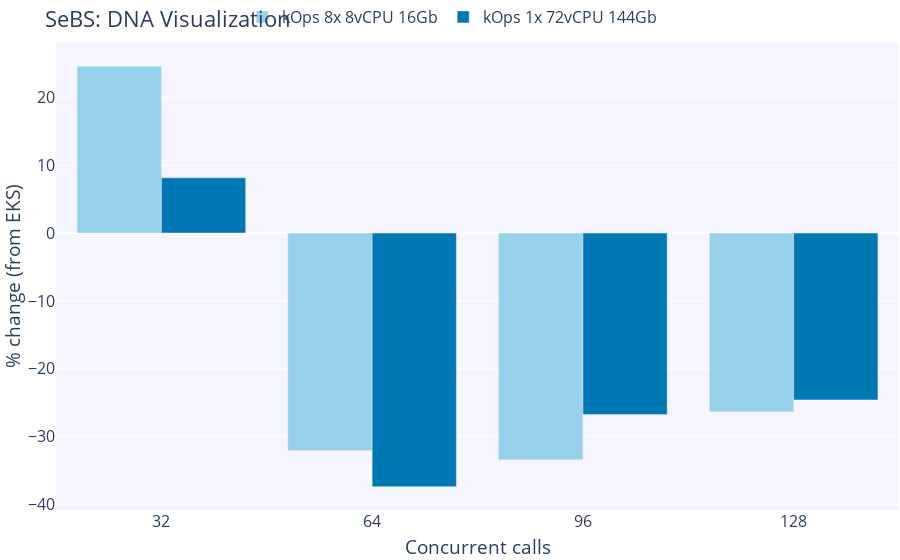

This figure's notebook cell:
### Code cell
fig = go.Figure()

# Add figure title
fig.update_layout(
    barmode='group',
    legend=dict(
        orientation="h",
        yanchor="bottom",
        y=1.02,
        xanchor="center",
        x=0.47
    ),
    margin=dict(
        t=0,
        b=1,
        l=1,
        r=1,
        autoexpand=True
    ),
    font=dict(
        size=16
    ),
    title={
        'text': "SeBS: DNA Visualization",
        'y':0.98,
        'yanchor': 'top'},
    xaxis_title_text='Concurrent calls',
    yaxis_title_text='% change (from EKS)',
    plot_bgcolor=bgColor
)

data=[]
for i, k in enumerate(list(clusters.keys())[:-1], start=0):
    y_data=[]
    for c in concurrent_calls:
        kops_mean=sebs_df[k]['dna'][c]['runtime'].mean()
        eks_mean=sebs_df['EKS 8x 8vCPU 16Gb']['dna'][c]['runtime'].mean()
        percent_change=(kops_mean - eks_mean) * 100 / eks_mean
        y_data.append(percent_change)
    fig.add_trace(go.Bar(name=k, x=concurrent_calls, y=y_data, marker_color=colorPallet[i]))

fig.show()

# Save graph
if not os.path.exists("graphs"):
    os.mkdir("graphs")
fig.write_image("graphs/sebs_dna_percentage_difference.png", width=baseFigureWidth, height=baseFigureHeight)

### Figure 1 — Plotly figure (JSON) as saved in the notebook; plotly's stock layout.template omitted (floating-point values rounded to 4 significant figures)
{"data": [{"marker": {"color": "rgba(151, 209, 233, 255)"}, "name": "kOps 8x 8vCPU 16Gb", "type": "bar", "x": [32, 64, 96, 128], "y": [24.56, -32.02, -33.38, -26.3]}, {"marker": {"color": "rgba(0, 120, 179, 255)"}, "name": "kOps 1x 72vCPU 144Gb", "type": "bar", "x": [32, 64, 96, 128], "y": [8.145, -37.35, -26.73, -24.58]}], "layout": {"autosize": true, "barmode": "group", "font": {"size": 16}, "legend": {"orientation": "h", "x": 0.47, "xanchor": "center", "y": 1.02, "yanchor": "bottom"}, "margin": {"autoexpand": true, "b": 1, "l": 1, "r": 1, "t": 0}, "plot_bgcolor": "rgba(245,245,255,255)", "title": {"text": "SeBS: DNA Visualization", "y": 0.98, "yanchor": "top"}, "xaxis": {"autorange": true, "range": [16, 144], "title": {"text": "Concurrent calls"}, "type": "linear"}, "yaxis": {"autorange": true, "range": [-40.78, 28.0], "title": {"text": "% change (from EKS)"}, "type": "linear"}}}
